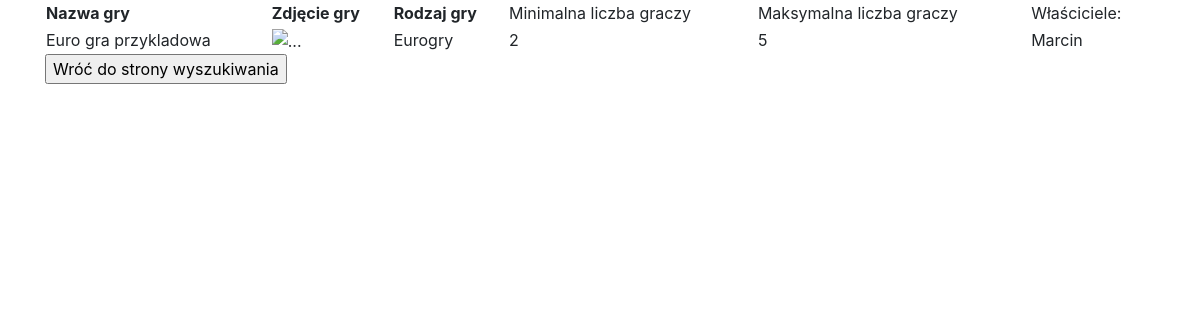
The page /a/4/ on the database its author committed.
### main/models.py (models this page shows, shortened)
class Game(models.Model):
    name = models.CharField(verbose_name="Nazwa gry", max_length=128, blank=True)
    image = models.ImageField(verbose_name="Zdjęcie gry", null=True, blank=True, upload_to="game_images")
    min_player = models.PositiveSmallIntegerField(verbose_name="Minimalna liczba graczy", blank=True, null=True)
    max_player = models.PositiveSmallIntegerField(verbose_name="Maksymalna liczb graczy", blank=True, null=True)
    game_type = models.CharField(
        verbose_name="Jaki to typ gry",
        max_length=30,
        choices=game_type_like_choices,
        default='',
        blank=True,
    )
    owner = models.ManyToManyField(Person)

class Person(models.Model):
    name = models.CharField(verbose_name="Imie i nazwisko", max_length=128)
    game_type_like = models.CharField(
        verbose_name="Jaki typ gry lubi ta osoba najbardziej",
        max_length=30,
        choices=game_type_like_choices,
        default='wybierz',
    )
    def __str__(self):
        return self.name

### main/views.py (the view)
# urls.py: path('<int:pk>/', GameDetailView.as_view(), name='game-detail'), # jezeli zmienie "game-detail" to wtedy absolute url nie generuje sie do linku
class GameDetailView(DetailView):
    model = Game

### templates/main/game_detail.html (shortened to what this page needs)
<!doctype html>
<html lang="en">
<head>
        <link rel="stylesheet" href="https://stackpath.bootstrapcdn.com/bootstrap/4.4.1/css/bootstrap.min.css">
</head>
<body>
<div class="container">
<table style="width:100%" >
  <tr>
    <th>Nazwa gry</th>
    <th>Zdjęcie gry</th>
    <th>Rodzaj gry</th>
    <td>Minimalna liczba graczy</td>
    <td>Maksymalna liczba graczy</td>
    <td>Właściciele: </td>
  </tr>
  <tr>
    <td>{{ game.name }}</td>
    <td><img src="{{ game.image }}" alt="..."></td>
    <td>{{ game.game_type }}</td>
    <td>{{ game.min_player }}</td>
    <td>{{ game.max_player }}</td>
    <td>{% for owner in game.owner.all  %}{{ owner }}{% if not forloop.last %}, {% endif %} {% endfor %}</td>
  </tr>
</table>
    <input type="button" value="Wróć do strony wyszukiwania" onclick="window.location.href = 'http://127.0.0.1:8000/a/'">
</div>
</body>
</html>

### rows shown on the page
Game: name "Euro gra przykladowa", game_type "Eurogry", min_player "2", max_player "5"
Person: name "Marcin"
